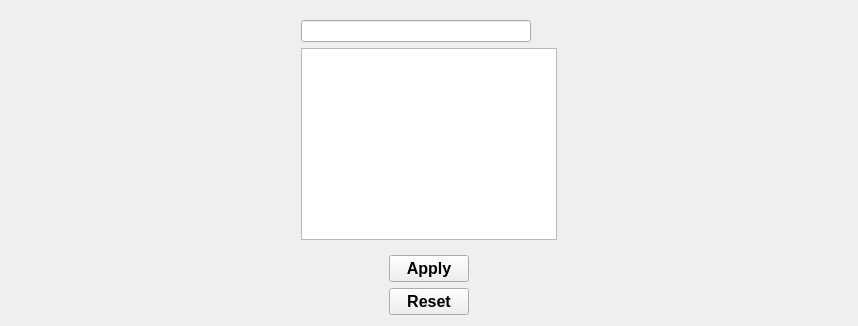
               <widget class="QWidget" name="tab_8">
                <attribute name="title">
                 <string>Location</string>
                </attribute>
                <layout class="QVBoxLayout" name="verticalLayout_20">
                 <item>
                  <layout class="QHBoxLayout" name="horizontalLayout_64">
                   <item>
                    <spacer name="horizontalSpacer_5">
                     <property name="orientation">
                      <enum>Qt::Horizontal</enum>
                     </property>
                     <property name="sizeHint" stdset="0">
                      <size>
                       <width>162</width>
                       <height>20</height>
                      </size>
                     </property>
                    </spacer>
                   </item>
                   <item>
                    <widget class="QWidget" name="widget_10" native="true">
                     <layout class="QGridLayout" name="gridLayout_10">
                      <item row="0" column="0">
                       <widget class="QLineEdit" name="search_bar_location">
                        <property name="sizePolicy">
                         <sizepolicy hsizetype="Preferred" vsizetype="Maximum">
                          <horstretch>0</horstretch>
                          <verstretch>0</verstretch>
                         </sizepolicy>
                        </property>
                       </widget>
                      </item>
                      <item row="0" column="1">
                       <widget class="QLabel" name="location_search_label">
                        <property name="sizePolicy">
                         <sizepolicy hsizetype="Fixed" vsizetype="Fixed">
                          <horstretch>0</horstretch>
                          <verstretch>0</verstretch>
                         </sizepolicy>
                        </property>
                        <property name="maximumSize">
                         <size>
                          <width>20</width>
                          <height>20</height>
                         </size>
                        </property>
                        <property name="text">
                         <string/>
                        </property>
                        <property name="pixmap">
                         <pixmap>icons_imgs/search_icon.png</pixmap>
                        </property>
                        <property name="scaledContents">
                         <bool>true</bool>
                        </property>
                       </widget>
                      </item>
                      <item row="1" column="0" colspan="2">
                       <widget class="QListWidget" name="locations_list">
                        <property name="sizePolicy">
                         <sizepolicy hsizetype="Preferred" vsizetype="Expanding">
                          <horstretch>0</horstretch>
                          <verstretch>0</verstretch>
                         </sizepolicy>
                        </property>
                        <property name="font">
                         <font>
                          <pointsize>12</pointsize>
                         </font>
                        </property>
                        <property name="focusPolicy">
                         <enum>Qt::NoFocus</enum>
                        </property>
                        <property name="selectionMode">
                         <enum>QAbstractItemView::MultiSelection</enum>
                        </property>
                       </widget>
                      </item>
                     </layout>
                    </widget>
                   </item>
                   <item>
                    <spacer name="horizontalSpacer_6">
                     <property name="orientation">
                      <enum>Qt::Horizontal</enum>
                     </property>
                     <property name="sizeHint" stdset="0">
                      <size>
                       <width>161</width>
                       <height>20</height>
                      </size>
                     </property>
                    </spacer>
                   </item>
                  </layout>
                 </item>
                 <item>
                  <layout class="QHBoxLayout" name="horizontalLayout_62">
                   <item>
                    <spacer name="horizontalSpacer_55">
                     <property name="orientation">
                      <enum>Qt::Horizontal</enum>
                     </property>
                     <property name="sizeHint" stdset="0">
                      <size>
                       <width>378</width>
                       <height>20</height>
                      </size>
                     </property>
                    </spacer>
                   </item>
                   <item>
                    <widget class="DoubleTextButton" name="apply_remove_location_filter_btn">
                     <property name="font">
                      <font>
                       <pointsize>12</pointsize>
                       <weight>75</weight>
                       <bold>true</bold>
                      </font>
                     </property>
                     <property name="text">
                      <string>Apply</string>
                     </property>
                     <property name="checkable">
                      <bool>true</bool>
                     </property>
                    </widget>
                   </item>
                   <item>
                    <spacer name="horizontalSpacer_57">
                     <property name="orientation">
                      <enum>Qt::Horizontal</enum>
                     </property>
                     <property name="sizeHint" stdset="0">
                      <size>
                       <width>378</width>
                       <height>20</height>
                      </size>
                     </property>
                    </spacer>
                   </item>
                  </layout>
                 </item>
                 <item>
                  <layout class="QHBoxLayout" name="horizontalLayout_63">
                   <item>
                    <spacer name="horizontalSpacer_56">
                     <property name="orientation">
                      <enum>Qt::Horizontal</enum>
                     </property>
                     <property name="sizeHint" stdset="0">
                      <size>
                       <width>378</width>
                       <height>20</height>
                      </size>
                     </property>
                    </spacer>
                   </item>
                   <item>
                    <widget class="QPushButton" name="reset_location_filters_btn">
                     <property name="font">
                      <font>
                       <pointsize>12</pointsize>
                       <weight>75</weight>
                       <bold>true</bold>
                      </font>
                     </property>
                     <property name="text">
                      <string>Reset</string>
                     </property>
                     <property name="checkable">
                      <bool>false</bool>
                     </property>
                    </widget>
                   </item>
                   <item>
                    <spacer name="horizontalSpacer_58">
                     <property name="orientation">
                      <enum>Qt::Horizontal</enum>
                     </property>
                     <property name="sizeHint" stdset="0">
                      <size>
                       <width>378</width>
                       <height>20</height>
                      </size>
                     </property>
                    </spacer>
                   </item>
                  </layout>
                 </item>
                </layout>
               </widget>
